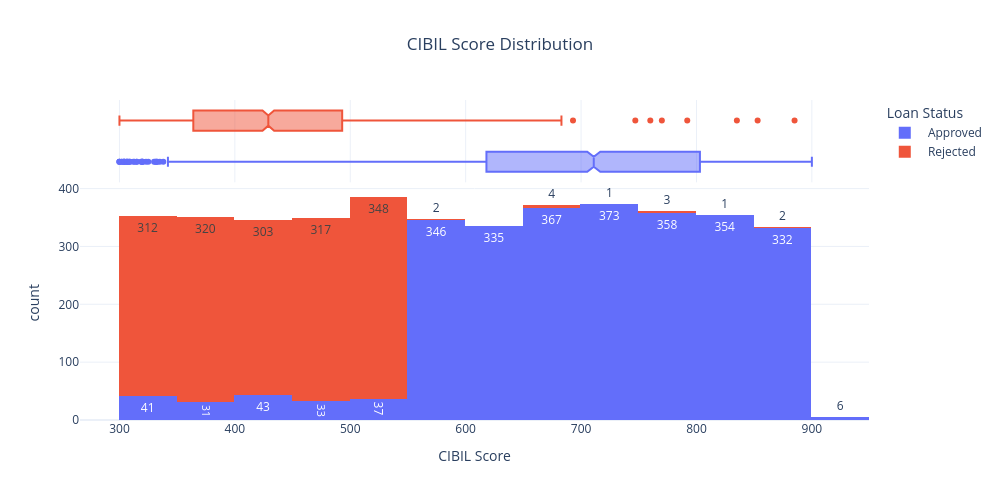

This figure's notebook cell:
### Code cell
fig = px.histogram(df, x="cibil_score", color="loan_status", marginal="box",text_auto=True,nbins=30, title="CIBIL Score Distribution")
fig.update_layout(title_x=0.5,template="plotly_white",width=1000, height=500,xaxis_title="CIBIL Score",legend_title="Loan Status")
fig.show()

### Figure 1 — Plotly figure (JSON) as saved in the notebook; plotly's stock layout.template omitted (floating-point values rounded to 4 significant figures; data arrays with more than 128 entries replaced by an {"elided": "..."} marker saying what was removed)
{"data": [{"bingroup": "x", "hovertemplate": "loan_status= Approved<br>cibil_score=%{x}<br>count=%{y}<extra></extra>", "legendgroup": " Approved", "marker": {"color": "#636efa", "pattern": {"shape": ""}}, "name": " Approved", "nbinsx": 30, "orientation": "v", "showlegend": true, "texttemplate": "%{value}", "type": "histogram", "x": {"elided": "2656 int values"}, "xaxis": "x", "yaxis": "y"}, {"hovertemplate": "loan_status= Approved<br>cibil_score=%{x}<extra></extra>", "legendgroup": " Approved", "marker": {"color": "#636efa"}, "name": " Approved", "notched": true, "showlegend": false, "type": "box", "x": {"elided": "2656 int values"}, "xaxis": "x2", "yaxis": "y2"}, {"bingroup": "x", "hovertemplate": "loan_status= Rejected<br>cibil_score=%{x}<br>count=%{y}<extra></extra>", "legendgroup": " Rejected", "marker": {"color": "#EF553B", "pattern": {"shape": ""}}, "name": " Rejected", "nbinsx": 30, "orientation": "v", "showlegend": true, "texttemplate": "%{value}", "type": "histogram", "x": {"elided": "1613 int values"}, "xaxis": "x", "yaxis": "y"}, {"hovertemplate": "loan_status= Rejected<br>cibil_score=%{x}<extra></extra>", "legendgroup": " Rejected", "marker": {"color": "#EF553B"}, "name": " Rejected", "notched": true, "showlegend": false, "type": "box", "x": {"elided": "1613 int values"}, "xaxis": "x2", "yaxis": "y2"}], "layout": {"barmode": "relative", "height": 500, "legend": {"title": {"text": "Loan Status"}, "tracegroupgap": 0}, "title": {"text": "CIBIL Score Distribution", "x": 0.5}, "width": 1000, "xaxis": {"anchor": "y", "domain": [0, 1], "title": {"text": "CIBIL Score"}}, "xaxis2": {"anchor": "y2", "domain": [0, 1], "matches": "x", "showgrid": true, "showticklabels": false}, "yaxis": {"anchor": "x", "domain": [0, 0.7326], "title": {"text": "count"}}, "yaxis2": {"anchor": "x2", "domain": [0.7426, 1], "matches": "y2", "showgrid": false, "showline": false, "showticklabels": false, "ticks": ""}}}
